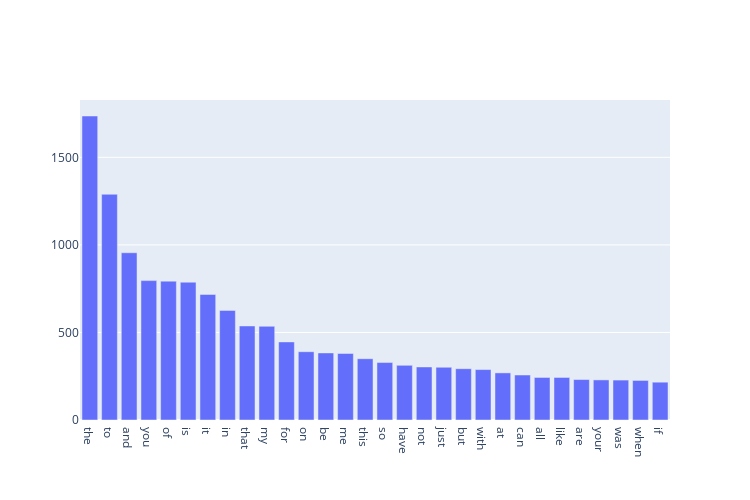
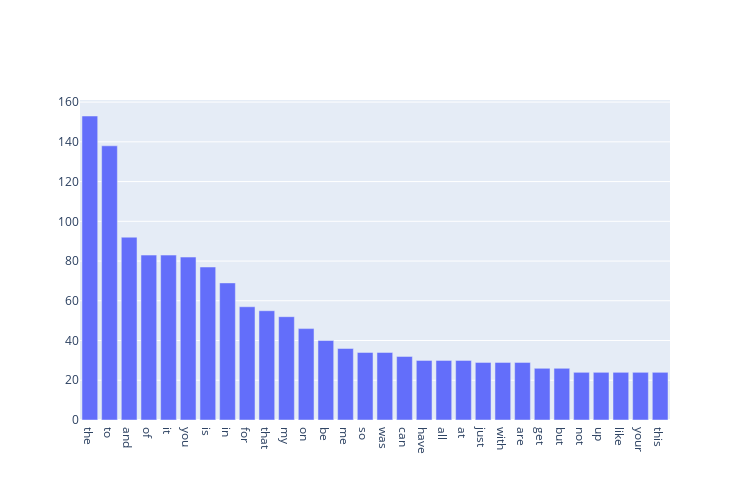

The cell these charts' notebook holds for them, in order:
### Markdown cell above
### >>> Exercise 1 (Take home):
Plot word frequency for Top 30 words in both train and test dataset. (Hint: refer to DM lab 1)

### Code cell
from sklearn.feature_extraction.text import CountVectorizer
import numpy as np
import plotly.graph_objects as go

### Get sorted word frequency of training dataset
train_vectorizer = CountVectorizer()
train_vec = train_vectorizer.fit_transform(train_df['text'])
train_tf = np.asarray(train_vec.sum(axis=0))[0]
train_tf_df = pd.DataFrame({"freq": train_tf, "name": train_vectorizer.get_feature_names_out()})
train_tf_df_sorted = train_tf_df.sort_values(by=['freq'], ascending=False)

### Get sorted word frequency of testing dataset
test_vectorizer = CountVectorizer()
test_vec = test_vectorizer.fit_transform(test_df['text'])
test_tf = np.asarray(test_vec.sum(axis=0))[0]
test_tf_df = pd.DataFrame({"freq": test_tf, "name": test_vectorizer.get_feature_names_out()})
test_tf_df_sorted = test_tf_df.sort_values(by=['freq'], ascending=False)

### Plot train data word frequency
fig1 = go.Figure()
fig1.add_trace(go.Bar(x=train_tf_df_sorted["name"][:30], y=train_tf_df_sorted["freq"][:30]))
fig1.update_layout(width=750, height=500)
fig1.show()

### Plot test data word frequency
fig2 = go.Figure()
fig2.add_trace(go.Bar(x=test_tf_df_sorted["name"][:30], y=test_tf_df_sorted["freq"][:30]))
fig2.update_layout(width=750, height=500)
fig2.show()

### Figure 1 — Plotly figure (JSON) as saved in the notebook; plotly's stock layout.template omitted (floating-point values rounded to 4 significant figures)
{"data": [{"type": "bar", "x": ["the", "to", "and", "you", "of", "is", "it", "in", "that", "my", "for", "on", "be", "me", "this", "so", "have", "not", "just", "but", "with", "at", "can", "all", "like", "are", "your", "was", "when", "if"], "y": [1736, 1289, 955, 796, 793, 787, 717, 626, 537, 535, 446, 390, 383, 380, 350, 328, 312, 303, 301, 293, 288, 269, 257, 243, 243, 231, 229, 228, 226, 216]}], "layout": {"height": 500, "width": 750}}

### Figure 2 — Plotly figure (JSON) as saved in the notebook; plotly's stock layout.template omitted (floating-point values rounded to 4 significant figures)
{"data": [{"type": "bar", "x": ["the", "to", "and", "of", "it", "you", "is", "in", "for", "that", "my", "on", "be", "me", "so", "was", "can", "have", "all", "at", "just", "with", "are", "get", "but", "not", "up", "like", "your", "this"], "y": [153, 138, 92, 83, 83, 82, 77, 69, 57, 55, 52, 46, 40, 36, 34, 34, 32, 30, 30, 30, 29, 29, 29, 26, 26, 24, 24, 24, 24, 24]}], "layout": {"height": 500, "width": 750}}
